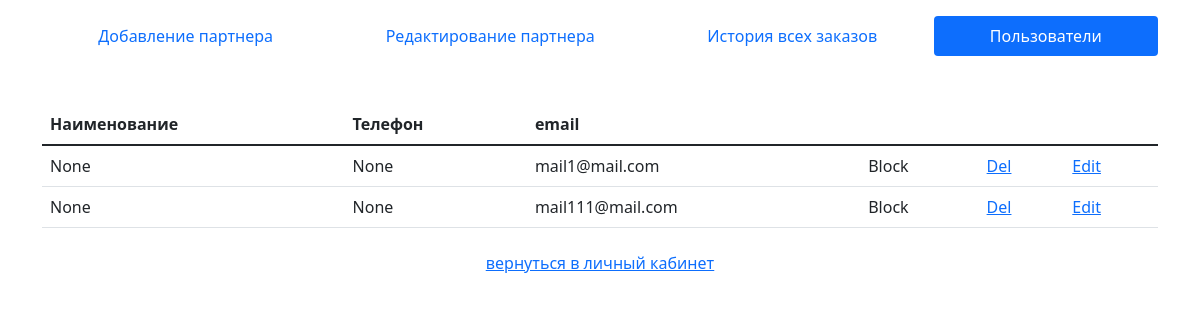
Screenshot of /edit/mail@mail.com/lk_admin_users_list/ with the database file from the repository.
### authapp/models.py (models this page shows)
class CleanspotUser(AbstractBaseUser, PermissionsMixin):
    user_type = models.ForeignKey(
        CleanspotUserType,
        on_delete=models.CASCADE,
        verbose_name='Тип пользователя',
    )
    email = models.EmailField(
        unique=True,
        blank=False,
        verbose_name='E-mail',
    )
    title = models.CharField(
        max_length=128,
        blank=True,
        null=True,
        verbose_name='Имя пользователя',
    )
    name_display_site = models.CharField(
        max_length=128,
        blank=True,
        null=True,
        verbose_name='Имя отображения на сайте',
    )
    inn_kpp = models.CharField(
        max_length=64,
        blank=True,
        verbose_name='ИНН/КПП',
    )
    city = models.ForeignKey(
        Cities,
        on_delete=models.CASCADE,
        null=True,
        blank=True,
        verbose_name='Город',
    )
    EMAIL_FIELD = 'email'
    USERNAME_FIELD = 'email'
    REQUIRED_FIELDS = ['user_type_id']
    is_staff = models.BooleanField(
        verbose_name='Moderator',
        default=False,
        help_text='Определяет разрешение пользователя на вход в административную часть.'
    )
    is_active = models.BooleanField(
        verbose_name='Active',
        default=False,
        help_text='Определяет активен ли пользователь в системе. Снимите флаг, '
                  'вместо удаления пользователя.'
    )
    phone_number = PhoneNumberField(
        blank=True,
        null=True,
        unique=True,
        default=None,
        verbose_name='Номер телефона',)
    created_at = models.DateTimeField(
        auto_now_add=True,
        verbose_name='Дата и время создания',
    )
    updated_at = models.DateTimeField(
        auto_now=True,
        verbose_name='Дата и время изменения',
    )
    activation_key = models.CharField(
        max_length=128,
        blank=True
    )
    activation_key_expires = models.DateTimeField(
        auto_now_add=True,
        blank=True,
        null=True
    )
    objects = CustomUserManager()
    class Meta:
        verbose_name = 'Пользователь'
        verbose_name_plural = 'Пользователи'

### profileapp/views.py (the view)
# urls.py: path('lk_admin_users_list/', profileapp.lk_admin_users_list, name='lk_admin_users_list'),
def lk_admin_users_list(request, email):
    users = CleanspotUser.objects.all().exclude(user_type__name='Moderator').exclude(user_type__name='Cleaner')
    context = {
        'lk_admin_menu': lk_admin_menu,
        'users': users,
        'user': get_user(email)
    }
    return render(request, 'profileapp/lk_admin_users.html', context)

### profileapp/services.py (called while the page is built)
def get_user(email):
    user = CleanspotUser.objects.get(email=email)
    return user

### profileapp/templates/profileapp/lk_admin_users.html
{% extends 'profileapp/base.html' %}
{% block content %}
    <table class="table mt-5">
        <thead>
        <tr>
            <th scope="col">Наименование</th>
            <th scope="col">Телефон</th>
            <th scope="col">email</th>
            <th scope="col"></th>
            <th scope="col"></th>
            <th scope="col"></th>
        </tr>
        </thead>
        <tbody>
        {% for us in users %}
            <tr>
                <td>{{ us.title }}</td>
                <td>{{ us.phone_number }}</td>
                <td>{{ us.email }}</td>
                <td>Block</td>
                <td><a href="{% url 'profileapp:lk_admin_users_del' user.email us.pk %}">Del</a></td>
                <td><a href="{% url 'profileapp:lk_admin_users_edit' user.email us.pk %}">Edit</a></td>
            </tr>
        {% endfor %}
        </tbody>
    </table>
{% endblock content %}

### rows the page displays
CleanspotUser: title "None", phone_number "None", email "mail1@mail.com"
CleanspotUser: title "None", phone_number "None", email "mail111@mail.com"

### other values shown
{{ value.0 }} "Добавление партнера" "Редактирование партнера" "История всех заказов" "Пользователи"
